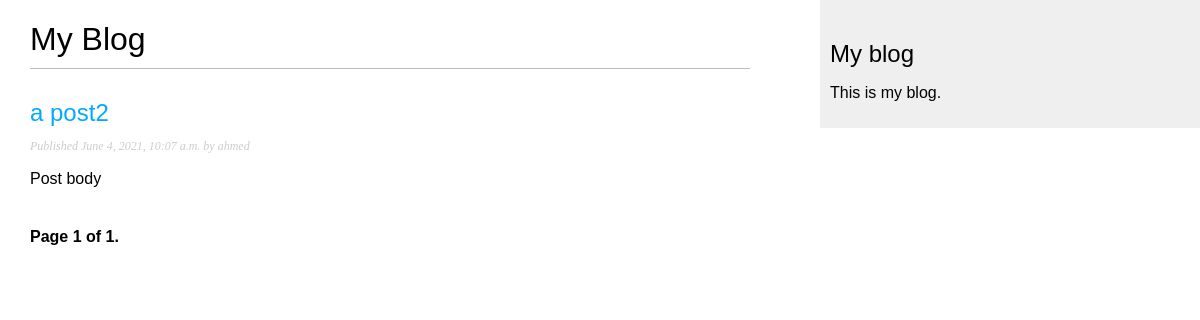
The page /blog/ on the database as committed earlier.
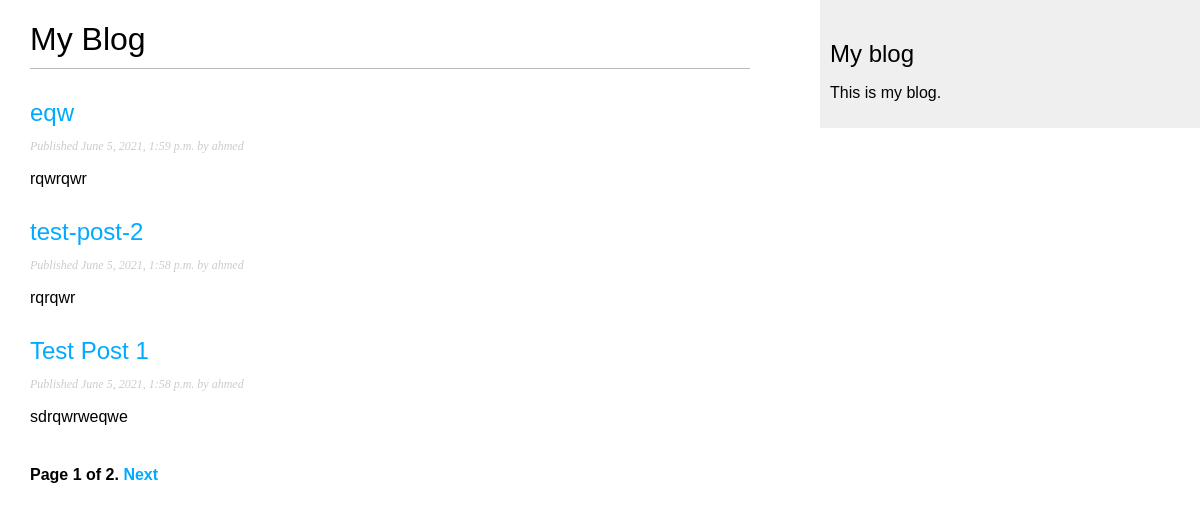
The same page on the database as committed later.
### blog/models.py (models this page shows, shortened)
class Post(models.Model):
    STATUS_CHOICES = (("draft", "Draft"), ("published", "Published"))
    title = models.CharField(max_length=250)
    slug = models.SlugField(max_length=250, unique_for_date="publish")
    author = models.ForeignKey(
        User, on_delete=models.CASCADE, related_name="blog_posts"
    )
    body = models.TextField()
    publish = models.DateTimeField(default=timezone.now)
    created = models.DateTimeField(auto_now_add=True)
    updated = models.DateTimeField(auto_now=True)
    status = models.CharField(max_length=10, choices=STATUS_CHOICES, default="draft")
    objects = models.Manager()  # The default
    published = PublishedManager()
    class Meta:
        ordering = ("-publish",)
    def get_absolute_url(self):
        return reverse(
            "blog:post_detail",
            args=[self.publish.year, self.publish.month, self.publish.day, self.slug],
        )

### blog/views.py (the view)
# urls.py: path("", views.PostListView.as_view(), name="post_list"),
class PostListView(ListView):
    queryset = Post.published.all()
    context_object_name = "posts"
    paginate_by = 3
    template_name = "blog/post/list.html"

### blog/templates/blog/post/list.html
{% extends "blog/base.html" %} {% block title %}My Blog{% endblock %} {% block content %}
<h1>My Blog</h1>
{% for post in posts %}
<h2>
    <a href="{{ post.get_absolute_url }}"> {{ post.title }} </a>
</h2>
<p class="date">Published {{ post.publish }} by {{ post.author }}</p>
{{ post.body|truncatewords:30|linebreaks }} {% endfor %} {% include "pagination.html" with page=page_obj %} {%endblock%}

Rows that differ between the two databases and show on the page:
no longer on this page (row unchanged): Post: title "a post2", publish "June 4, 2021, 10:07 a.m.", author "ahmed", body "Post body"
added Post: title "eqw", publish "June 5, 2021, 1:59 p.m.", author "ahmed", body "rqwrqwr"
added Post: title "test-post-2", publish "June 5, 2021, 1:58 p.m.", author "ahmed", body "rqrqwr"
added Post: title "Test Post 1", publish "June 5, 2021, 1:58 p.m.", author "ahmed", body "sdrqwrweqwe"
Other text that changed with them:
{{ page.paginator.num_pages }}: "1" → "2"
text now shown: "Next"
